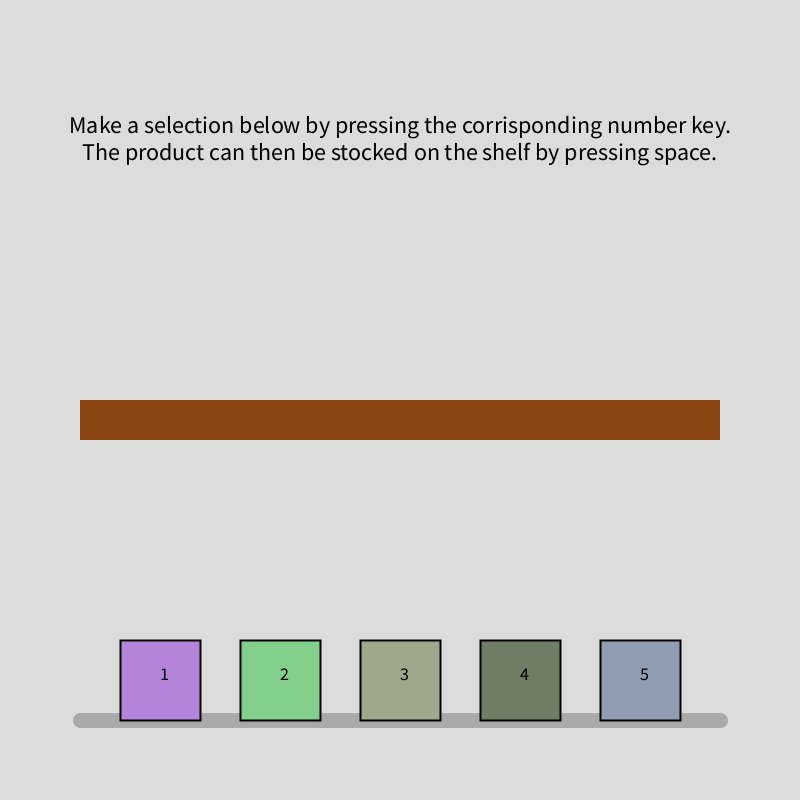
Frame 1 (no input)
Frame 60 (the mouse pressed at the canvas centre just before this capture): identical to frame 1, image omitted
Frame 120 (the mouse held since frame 60 and released just before this capture): identical to frame 1, image omitted

The Processing sketch that drew this single still picture (run headless with seeded random() and noise(); from frame 60 on, the mouse is pressed at the canvas centre):

// Processing sketch: question_1
// ── question_1.pde
/*
Question 1

Imagine you want to simulate the stocking of a shelf with a number of product variations. Write a program that satisfies the following:

    The program begins by showing an empty shelf.

    You have written a self-contained function that abstracts drawing the product variant. The function will need parameters for the
    x and y position along with at least one other parameter that changes between variants (for example, size or colour). Name your
    function well to indicate what it accomplishes.

    The user can press a number key ('1' through the number of variants) to select the next variant that will appear on the shelf.
     
    When the space key is pressed, a new instance of the currently selected variant appears somewhere randomly along the shelf
    (don't worry if it overlaps with previous variants).
*/

///////////////////
// Global Variants
///////////////////

float productWidth;
float productHeight;
float productSpace;
float firstProductX;
float productY;
float stockedY;
color selectedColor;
final color prod1Color = color(random(100,225), random(100, 225), random(100,225));
final color prod2Color = color(random(100,225), random(100, 225), random(100,225));
final color prod3Color = color(random(100,225), random(100, 225), random(100,225));
final color prod4Color = color(random(100,225), random(100, 225), random(100,225));
final color prod5Color = color(random(100,225), random(100, 225), random(100,225));

final String heading = "Make a selection below by pressing the corrisponding number key.";
final String headingLine2 = "The product can then be stocked on the shelf by pressing space.";


///////////////////
// Set up
///////////////////

void setup() {
    size(800, 800);
    productWidth = width/10;
    productHeight = height/10;

    productSpace = (width*0.8 - productWidth*5)/6;
    firstProductX = width/10 + productSpace + productWidth/2;
    productY = height*0.9 - productHeight/2;
    stockedY = height/2 - productHeight/2;

    rectMode(CENTER);
    background(220);
    drawShelf();
    drawLowerProducts();

    drawHeading();
}

///////////////////
// Draw Stuff
///////////////////

void draw() {
}

void drawHeading() {
    textSize(24);
    fill(0);
    textAlign(CENTER);
    text(heading, width/2, height/6);
    text(headingLine2, width/2, height/5);
}

void drawLowerProducts() {
    // lower product shelf, left to right
    drawSingleProduct(firstProductX, productY, prod1Color);
    drawSingleProduct(firstProductX + productWidth + productSpace, productY, prod2Color);
    drawSingleProduct(firstProductX + productWidth*2 + productSpace*2, productY, prod3Color);
    drawSingleProduct(firstProductX + productWidth*3 + productSpace*3, productY, prod4Color);
    drawSingleProduct(firstProductX + productWidth*4 + productSpace*4, productY, prod5Color);
    
    // numbering products
    fill(0);
    textSize(18);
    for (int numberLabel = 1; numberLabel <= 5; numberLabel++ ) {
        text(numberLabel, firstProductX, productY);
        firstProductX = firstProductX + productWidth + productSpace;
    }
    firstProductX = width/10 + productSpace + productWidth/2;

}

void drawShelf() {
    // top
    rectMode(CORNERS);
    fill(139, 69, 19);
    noStroke();

    rect(width/10, height/2, width - width/10, height*0.55);
    
    // bottom
    stroke(170);
    strokeWeight(15);
    line(width/10, height*0.9, width - width/10, height*0.9);
}

void drawSingleProduct(float x, float y, color pcolor) {
    rectMode(CENTER);
    stroke(0);
    strokeWeight(2);
    fill(pcolor);

    rect(x, y, productWidth, productHeight);
}

void selectionHighlight(float x) {
    rectMode(CENTER);
    stroke(255);
    strokeWeight(2);
    fill(100, 50);

    rect(x, productY, productWidth, productHeight);
}

///////////////////
// Key pressing
///////////////////

void keyPressed() {
// each numerical key press will set the product color to draw on the shelf, redraw products (to remove any previous selection), and then draw the highlight

    switch (key) {
        case '1' :
            selectedColor = prod1Color;
            drawLowerProducts();
            selectionHighlight(firstProductX);
        break;
        case '2' :
            selectedColor = prod2Color;
            drawLowerProducts();
            selectionHighlight(firstProductX + productWidth + productSpace);
        break;
        case '3' :
            selectedColor = prod3Color;
            drawLowerProducts();
            selectionHighlight(firstProductX + productWidth*2 + productSpace*2);
        break;		
        case '4' :
            selectedColor = prod4Color;
            drawLowerProducts();
            selectionHighlight(firstProductX + productWidth*3 + productSpace*3);
        break;
        case '5' :
            selectedColor = prod5Color;
            drawLowerProducts();
            selectionHighlight(firstProductX + productWidth*4 + productSpace*4);
        break;
        case ' ' :
            drawSingleProduct(random(width/10 + productWidth/2, width - width/10 - productWidth/2), stockedY, selectedColor);
            drawLowerProducts();
        break;	
    }
}
